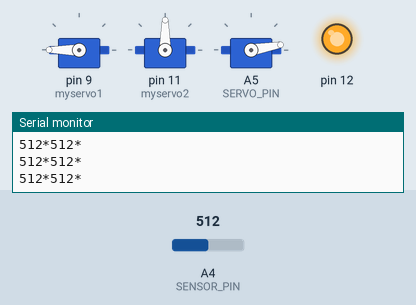
Recording of a sketch running on a simulated Arduino Uno, built with avr-gcc and run on an emulated ATmega328P. Parts: 3 × servo, output pins drawn as LEDs (lit = HIGH), the last lines printed to the serial monitor. Inputs (shaded band) come from the test bench; at power-on: A4 (SENSOR_PIN) = 512.

Above: at 0.9 s.
1.3 s: A4 (SENSOR_PIN) set to 492
At 1.3 s:
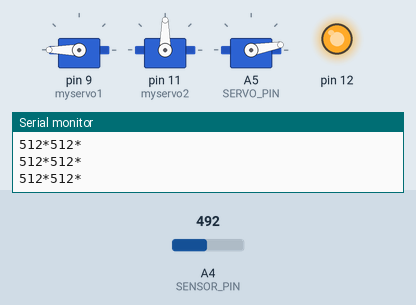
4.3 s: A4 (SENSOR_PIN) set to 510
At 7.2 s:
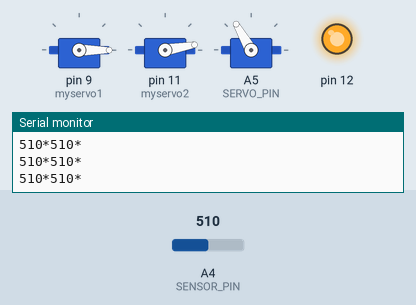
7.3 s: A4 (SENSOR_PIN) set to 490
At 8.1 s:
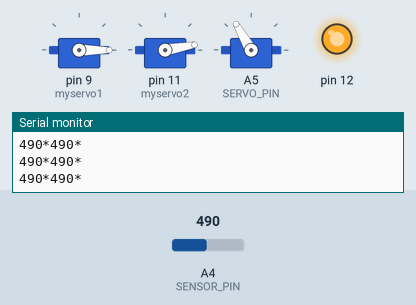
8.8 s: A4 (SENSOR_PIN) set to 511
At 12.7 s:
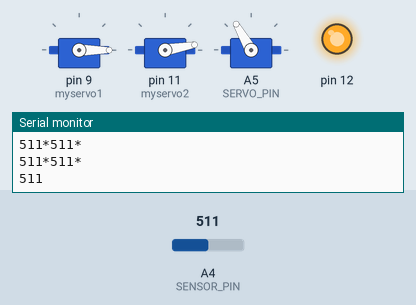
Timing chart, 0 to 12.8 s (numbered marks = the images above; inputs shaded):
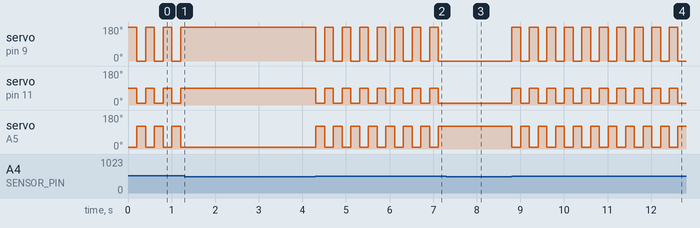

The sketch:

LineFollower1SensorServo.ino
```cpp
#include <Servo.h>
//https://youtu.be/P_nScyk7b6M
Servo myservo1;
Servo myservo2;
Servo myservoSensor;

int lastDIR = 0;

#define SENSOR_PIN A4
#define SERVO_PIN A5
#define SENSOR_THRESHOLD 500


short sensor;
short right_sensor;

void setup()
{
  myservo1.attach(9);
  myservo2.attach(11);
  myservoSensor.attach(SERVO_PIN);

  pinMode(SENSOR_PIN,INPUT_PULLUP);
  pinMode(SERVO_PIN,OUTPUT);
  pinMode(12, OUTPUT);
  digitalWrite(12, HIGH);
  Serial.begin(9600);

  myservoSensor.write(50);

}

void loop()
{

    bool directionChanged = false;
    sensor = analogRead(SENSOR_PIN);
    Serial.print(sensor);

    if (sensor > SENSOR_THRESHOLD) {
      if (lastDIR == 1 ) {
        lastDIR = 2;
        myservoSensor.write(120);
      } else {
        lastDIR = 1;
        myservoSensor.write(10);
      }
      directionChanged = true;
    }

    if (lastDIR == 1) {
      RIGHT();
    } else {
      LEFT();
    }

    if (directionChanged) {
       delay(200); //Aguardar movimentacao do servo do sensor
    }

    Serial.print("*");
    Serial.print(sensor);
    Serial.print("*");
    Serial.println("");
}


void FORWARD() {
  myservo1.write(180);
  myservo2.write(0);
}

void BACK() {
  myservo1.write(0);
  myservo2.write(180);
}


void RIGHT (void)
{

  myservo1.write(185);
  myservo2.write(90);

}

void LEFT (void)
{

  myservo1.write(0);
  myservo2.write(10);

}
```

Measured:
- the behaviour switches between 501 and 500 on A4 (SENSOR_PIN) (found by bisection; images 0 and 1)
- after the input at 1.3 s, servo on pin 9 (myservo1): stops changing and stays 180°; servo on pin 11 (myservo2): stops changing and stays 90°; servo on A5 (SERVO_PIN): stops changing and stays 10°
- after the input at 4.3 s, servo on pin 9 (myservo1): alternates 180° for 0.20 s and 0° for 0.20 s, starting at once; servo on pin 11 (myservo2): alternates 90° for 0.20 s and 10° for 0.20 s, starting at once; servo on A5 (SERVO_PIN): alternates 120° for 0.20 s and 10° for 0.20 s, starting at once
- after the input at 7.3 s, servo on pin 9 (myservo1): stops changing and stays 0°; servo on pin 11 (myservo2): stops changing and stays 10°; servo on A5 (SERVO_PIN): stops changing and stays 120°
- after the input at 8.8 s, servo on pin 9 (myservo1): alternates 180° for 0.20 s and 0° for 0.20 s, starting at once; servo on pin 11 (myservo2): alternates 90° for 0.20 s and 10° for 0.20 s, starting at once; servo on A5 (SERVO_PIN): alternates 120° for 0.20 s and 10° for 0.20 s, starting at once
- by itself, servo on pin 9 (myservo1): alternates 180° for 0.20 s and 0° for 0.20 s
- by itself, servo on pin 11 (myservo2): alternates 90° for 0.20 s and 10° for 0.20 s
- by itself, servo on A5 (SERVO_PIN): alternates 120° for 0.20 s and 10° for 0.20 s
